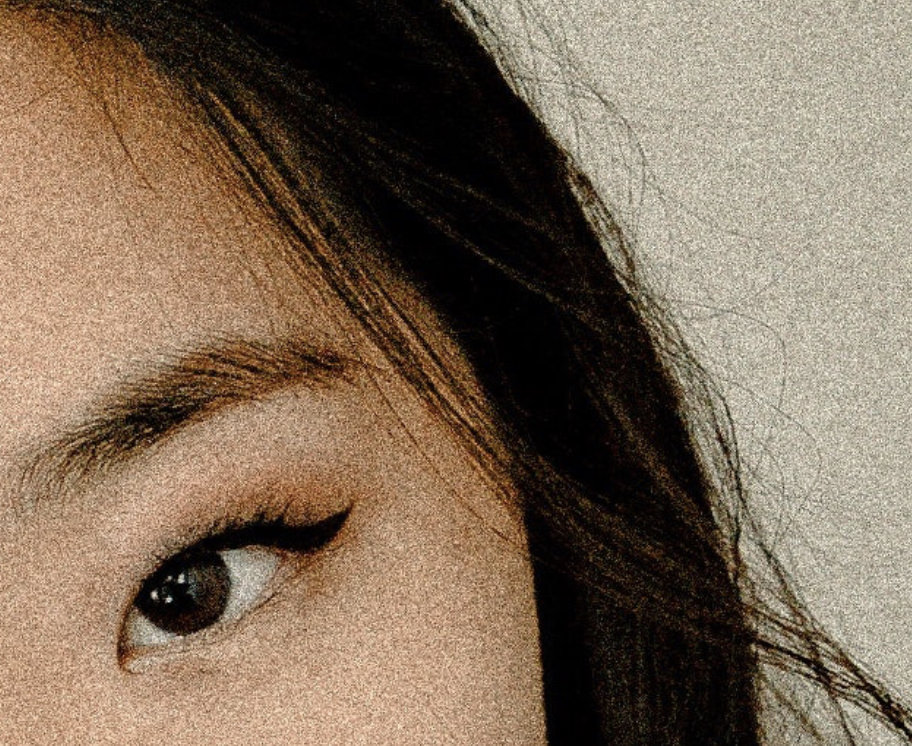
#> input picture PycharmProjects/ImageFilteringTechniques/source/noicyImg.jpg, 912 x 746 px
$ python finalReport.py   (older library calls are emulated)
#> lines starting #> are read from the running program, lines starting #| are printed output that depends on the picture; long printed decimals are rounded
import cv2
import numpy as np
import pandas as pd
from skimage.metrics import peak_signal_noise_ratio as psnr
from skimage.metrics import structural_similarity as ssim

# Function to calculate PSNR, SSIM, and MSE
def calculate_metrics(original, filtered):
    """Calculate PSNR, SSIM, and MSE between two images."""
    psnr_value = cv2.PSNR(original, filtered)

    # Set win_size to 3 for SSIM calculation
    win_size = 3
    ssim_value = ssim(original, filtered, multichannel=True, win_size=win_size)

    mse_value = np.mean((original.astype("float") - filtered.astype("float")) ** 2)
    return psnr_value, ssim_value, mse_value

# Load your original image
original_image = cv2.imread('source/noicyImg.jpg')
#> original_image is the input picture: shape (746, 912, 3); mean B, G, R 87.8, 106.6, 125
original_image = cv2.cvtColor(original_image, cv2.COLOR_BGR2RGB)

# Print original image dimensions
print(f"Original image dimensions: {original_image.shape}")
#| Original image dimensions: (746, 912, 3)

# Ensure the image is large enough
if original_image.shape[0] < 7 or original_image.shape[1] < 7:
    raise ValueError("Original image is too small. Please use a larger image.")

# Define filter functions
def apply_gaussian(image):
    return cv2.GaussianBlur(image, (5, 5), 0)
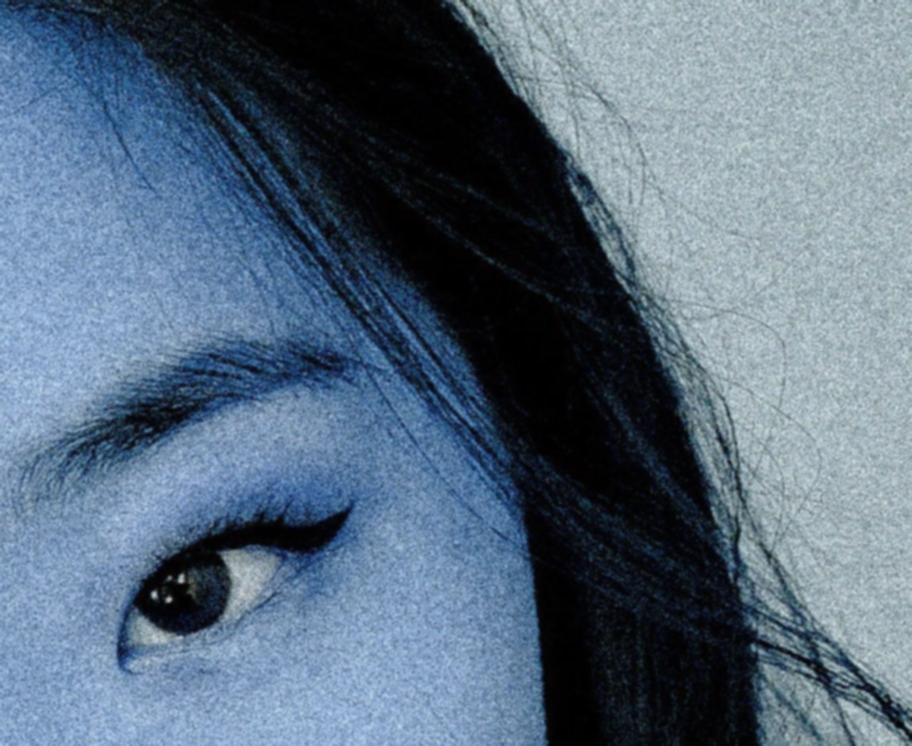
#> returned value: shape (746, 912, 3); mean of channels 0, 1, 2 125, 106.6, 87.8; drawn as B, G, R

def apply_median(image):
    return cv2.medianBlur(image, 5)

def apply_bilateral(image):
    return cv2.bilateralFilter(image, 9, 75, 75)

def apply_non_local_means(image):
    return cv2.fastNlMeansDenoisingColored(image, None, 10, 10, 7, 21)

# Create a dictionary to hold the filtered images
filters = {
    'gaussian': apply_gaussian(original_image),
    'median': apply_median(original_image),
    'bilateral': apply_bilateral(original_image),
    'non-LM': apply_non_local_means(original_image),

}

# Print filtered images dimensions
for key, filtered_image in filters.items():
    print(f"Filtered image {key} dimensions: {filtered_image.shape}")
#> this loop made 4 passes
#> key on passes 1 to 4: 'gaussian', 'median', 'bilateral', 'non-LM'
#| Filtered image gaussian dimensions: (746, 912, 3)
#| Filtered image median dimensions: (746, 912, 3)
#| Filtered image bilateral dimensions: (746, 912, 3)
#| Filtered image non-LM dimensions: (746, 912, 3)

# Initialize DataFrames for metrics
metrics_psnr_df = pd.DataFrame(index=filters.keys(), columns=filters.keys())
#> metrics_psnr_df = table of 4 rows and 4 columns
metrics_ssim_df = pd.DataFrame(index=filters.keys(), columns=filters.keys())
#> metrics_ssim_df = table of 4 rows and 4 columns
metrics_mse_df = pd.DataFrame(index=filters.keys(), columns=filters.keys())
#> metrics_mse_df = table of 4 rows and 4 columns

# Calculate metrics for all combinations of filters
for filter1 in filters:
    for filter2 in filters:
        combined_filtered_image = cv2.addWeighted(filters[filter1], 0.5, filters[filter2], 0.5, 0)
        psnr_value, ssim_value, mse_value = calculate_metrics(original_image, combined_filtered_image)

        # Fill the DataFrames with calculated metrics
        metrics_psnr_df.at[filter1, filter2] = psnr_value
        metrics_ssim_df.at[filter1, filter2] = ssim_value
        metrics_mse_df.at[filter1, filter2] = mse_value
#> this loop made 4 passes
#> filter1 on passes 1 to 4: 'gaussian', 'median', 'bilateral', 'non-LM'

# Display the metrics DataFrames
print("\nPSNR Values for All Combinations:")
print(metrics_psnr_df)
#|             gaussian     median  bilateral     non-LM
#| gaussian   26.770  25.449  27.653   26.769
#| median     25.449  24.164  26.077  25.421
#| bilateral  27.653  26.077  28.198  27.292
#| non-LM      26.769  25.421  27.292  25.810

print("\nSSIM Values for All Combinations:")
print(metrics_ssim_df)
#|            gaussian    median bilateral    non-LM
#| gaussian    0.6679  0.5568  0.7241  0.68
#| median     0.5568  0.4269  0.6124   0.5695
#| bilateral  0.7241  0.6124  0.7579  0.7253
#| non-LM     0.68   0.5695  0.7253   0.6352

print("\nMSE Values for All Combinations:")
print(metrics_mse_df)
#|              gaussian      median   bilateral      non-LM
#| gaussian   136.796  185.437  111.642  136.841
#| median     185.437   249.267  160.455  186.647
#| bilateral  111.642  160.455   98.458  121.312
#| non-LM     136.841  186.647  121.312  170.643

# Create a summary table with overall metrics
summary_metrics_df = pd.DataFrame(index=['PSNR', 'SSIM', 'MSE'], columns=filters.keys())
#> summary_metrics_df = table of 3 rows and 4 columns

# Fill in the summary table
for filter1 in filters:
    summary_metrics_df.at['PSNR', filter1] = metrics_psnr_df[filter1].mean()
    summary_metrics_df.at['SSIM', filter1] = metrics_ssim_df[filter1].mean()
    summary_metrics_df.at['MSE', filter1] = metrics_mse_df[filter1].mean()
#> this loop made 4 passes

# Display the summary metrics DataFrame
print("\nSummary of Metrics:")
print(summary_metrics_df)
#|         gaussian      median   bilateral      non-LM
#| PSNR   26.660   25.278   27.305    26.323
#| SSIM    0.6572    0.5414    0.7049    0.6525
#| MSE   142.679  195.452  122.967  153.861

$ run again, with PycharmProjects/ImageFilteringTechniques/source/100007.jpg copied over PycharmProjects/ImageFilteringTechniques/source/noicyImg.jpg
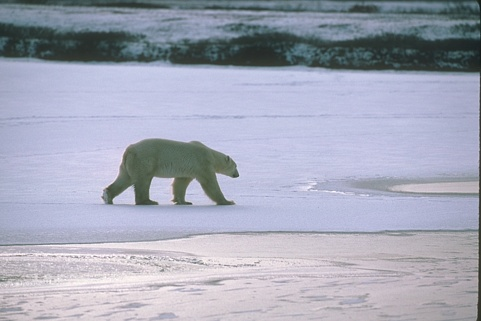
#> input picture PycharmProjects/ImageFilteringTechniques/source/100007.jpg, 481 x 321 px
#> original_image is the input picture: shape (321, 481, 3); mean B, G, R 183.7, 167.6, 164.2
#| Original image dimensions: (321, 481, 3)
#> in apply_gaussian, `return cv2.GaussianBlur(image, (5, 5), 0)`:
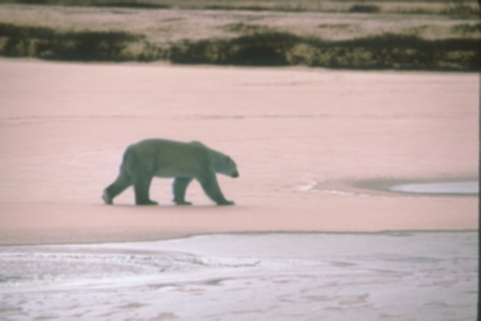
#> returned value: shape (321, 481, 3); mean of channels 0, 1, 2 164.2, 167.6, 183.7; drawn as B, G, R
#> the loop `for key, filtered_image in filters.items():` made 4 passes
#> key on passes 1 to 4: 'gaussian', 'median', 'bilateral', 'non-LM'
#> (printed output is left out)
#> metrics_psnr_df = table of 4 rows and 4 columns
#> the loop `for filter1 in filters:` made 4 passes
#> filter1 on passes 1 to 4: 'gaussian', 'median', 'bilateral', 'non-LM'
#|             gaussian     median  bilateral     non-LM
#| gaussian   32.607  32.138  33.616  31.907
#| median     32.138  31.007   32.484  31.068
#| bilateral  33.616   32.484  33.433  32.017
#| non-LM     31.907  31.068  32.017  30.177
#|            gaussian    median bilateral    non-LM
#| gaussian   0.8722   0.8433  0.8721    0.8487
#| median      0.8433  0.8042   0.8362  0.8127
#| bilateral  0.8721   0.8362  0.8581  0.8385
#| non-LM       0.8487  0.8127  0.8385  0.807
#|             gaussian     median  bilateral     non-LM
#| gaussian   35.680  39.745  28.282  41.918
#| median     39.745  51.566  36.702  50.851
#| bilateral  28.282  36.702  29.499  40.871
#| non-LM     41.918  50.851  40.871  62.428
#> summary_metrics_df = table of 3 rows and 4 columns
#> the loop `for filter1 in filters:` made 4 passes
#|        gaussian     median  bilateral     non-LM
#| PSNR  32.567  31.674  32.887  31.292
#| SSIM   0.8591   0.8241   0.8512   0.8267
#| MSE   36.406  44.716  33.838  49.017

$ run again, with PycharmProjects/ImageFilteringTechniques/source/12.jpg copied over PycharmProjects/ImageFilteringTechniques/source/noicyImg.jpg
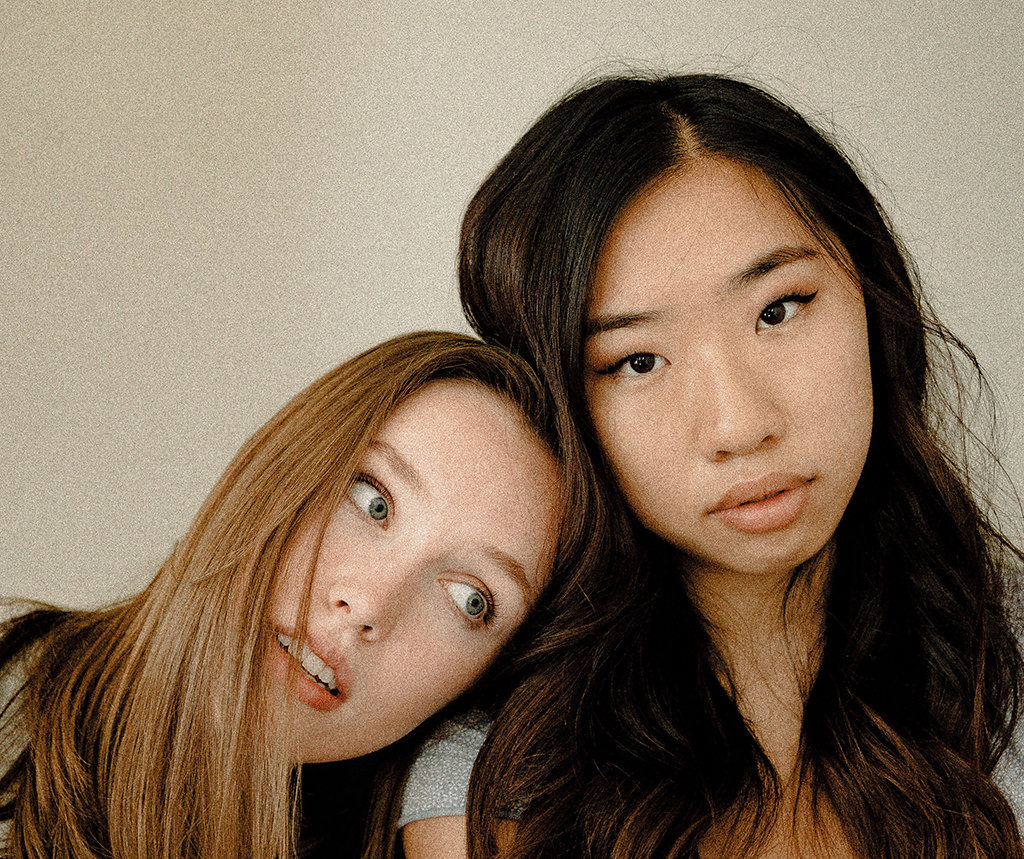
#> input picture PycharmProjects/ImageFilteringTechniques/source/12.jpg, 1024 x 859 px
#> original_image is the input picture: shape (859, 1024, 3); mean B, G, R 91, 111.4, 131.1
#| Original image dimensions: (859, 1024, 3)
#> in apply_gaussian, `return cv2.GaussianBlur(image, (5, 5), 0)`:
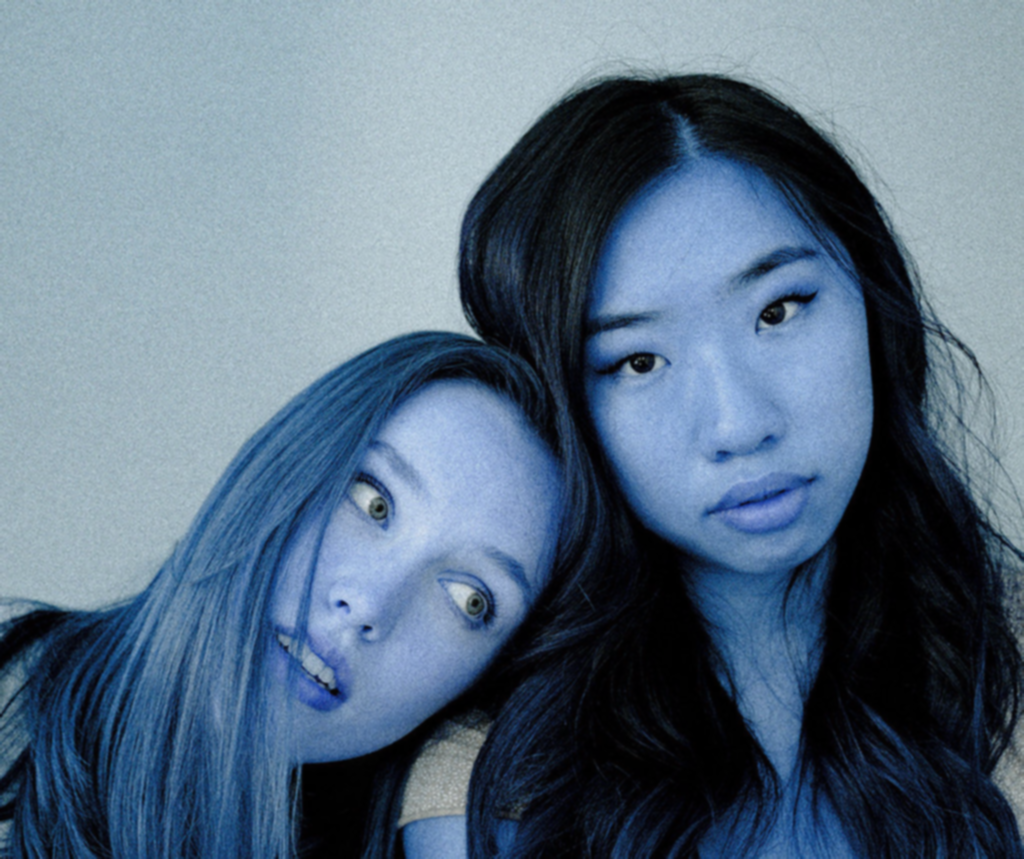
#> returned value: shape (859, 1024, 3); mean of channels 0, 1, 2 131.1, 111.4, 91; drawn as B, G, R
#> the loop `for key, filtered_image in filters.items():` made 4 passes
#> key on passes 1 to 4: 'gaussian', 'median', 'bilateral', 'non-LM'
#> (printed output is left out)
#> metrics_psnr_df = table of 4 rows and 4 columns
#> the loop `for filter1 in filters:` made 4 passes
#> filter1 on passes 1 to 4: 'gaussian', 'median', 'bilateral', 'non-LM'
#|             gaussian     median  bilateral     non-LM
#| gaussian   26.546  25.803  27.652  27.928
#| median     25.803  24.962  26.700   27.052
#| bilateral  27.652  26.700  28.438  28.631
#| non-LM     27.928   27.052  28.631  27.808
#|            gaussian    median bilateral    non-LM
#| gaussian    0.5392  0.4661  0.6109  0.6161
#| median     0.4661  0.3832  0.5366  0.5498
#| bilateral  0.6109  0.5366  0.6619  0.664
#| non-LM     0.6161  0.5498  0.664  0.6107
#|              gaussian      median   bilateral      non-LM
#| gaussian   144.052  170.904  111.660  104.782
#| median     170.904  207.424   139.010  128.185
#| bilateral  111.660   139.010   93.178   89.128
#| non-LM     104.782  128.185   89.128  107.711
#> summary_metrics_df = table of 3 rows and 4 columns
#> the loop `for filter1 in filters:` made 4 passes
#|         gaussian      median  bilateral      non-LM
#| PSNR    26.982   26.130  27.855   27.855
#| SSIM    0.5581     0.4839   0.6184    0.6102
#| MSE   132.849  161.381  108.244  107.451

$ run again, with PycharmProjects/ImageFilteringTechniques/source/33.jpg copied over PycharmProjects/ImageFilteringTechniques/source/noicyImg.jpg
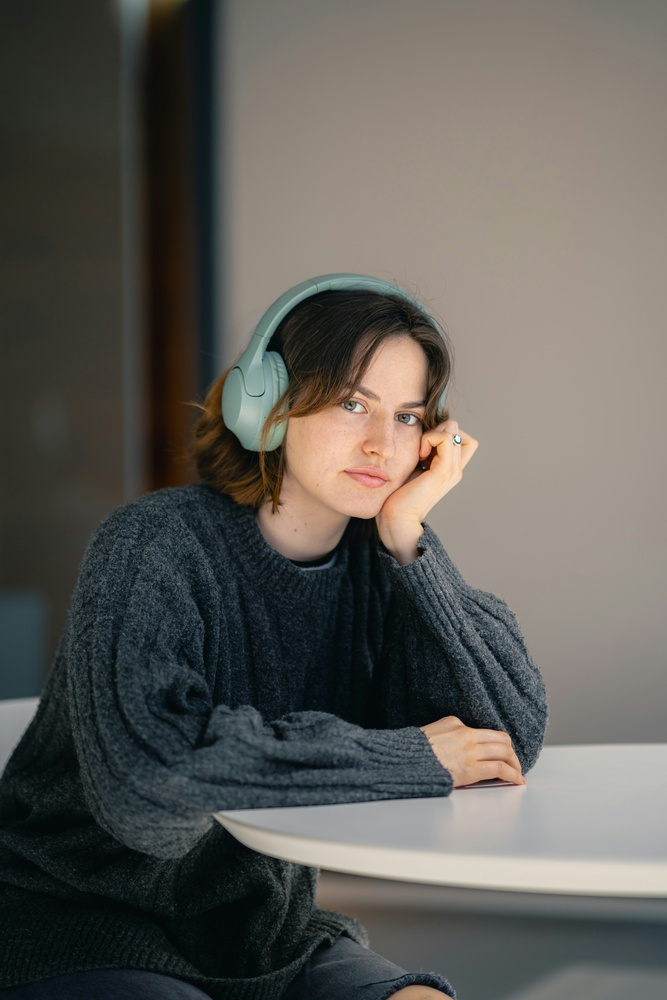
#> input picture PycharmProjects/ImageFilteringTechniques/source/33.jpg, 667 x 1000 px, shrunk from 4511 x 6766 before the run
#> original_image is the input picture: shape (1000, 667, 3); mean B, G, R 87.7, 92.8, 94.9
#| Original image dimensions: (1000, 667, 3)
#> in apply_gaussian, `return cv2.GaussianBlur(image, (5, 5), 0)`:
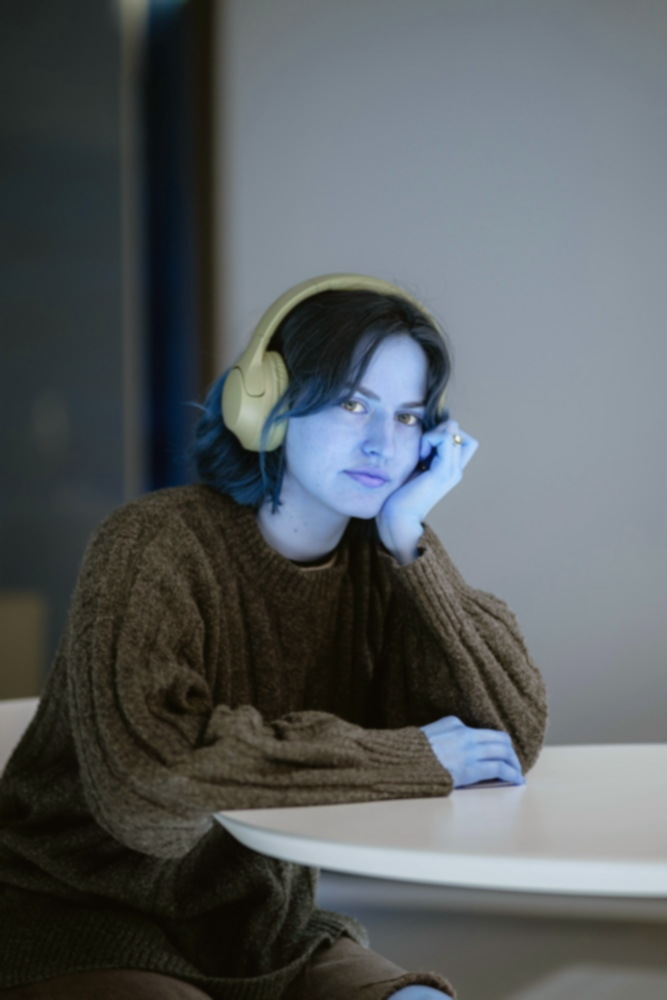
#> returned value: shape (1000, 667, 3); mean of channels 0, 1, 2 94.9, 92.8, 87.7; drawn as B, G, R
#> the loop `for key, filtered_image in filters.items():` made 4 passes
#> key on passes 1 to 4: 'gaussian', 'median', 'bilateral', 'non-LM'
#> (printed output is left out)
#> metrics_psnr_df = table of 4 rows and 4 columns
#> the loop `for filter1 in filters:` made 4 passes
#> filter1 on passes 1 to 4: 'gaussian', 'median', 'bilateral', 'non-LM'
#|             gaussian     median  bilateral     non-LM
#| gaussian   36.441  35.675  36.842  36.767
#| median     35.675  34.597  35.698  35.785
#| bilateral  36.842  35.698  36.323  36.424
#| non-LM     36.767  35.785  36.424  35.646
#|            gaussian    median bilateral    non-LM
#| gaussian   0.9373  0.9235  0.934  0.9368
#| median     0.9235  0.9057  0.9175   0.9217
#| bilateral  0.934  0.9175  0.9248  0.9288
#| non-LM     0.9368   0.9217  0.9288  0.9276
#|             gaussian     median  bilateral     non-LM
#| gaussian   14.756  17.602  13.455  13.689
#| median     17.602  22.561   17.508    17.1617
#| bilateral  13.455   17.508  15.161  14.815
#| non-LM     13.689    17.1617  14.815  17.722
#> summary_metrics_df = table of 3 rows and 4 columns
#> the loop `for filter1 in filters:` made 4 passes
#|        gaussian     median  bilateral     non-LM
#| PSNR   36.431  35.439  36.322  36.155
#| SSIM   0.9329   0.9171   0.9263    0.9287
#| MSE   14.875   18.708  15.235  15.847
